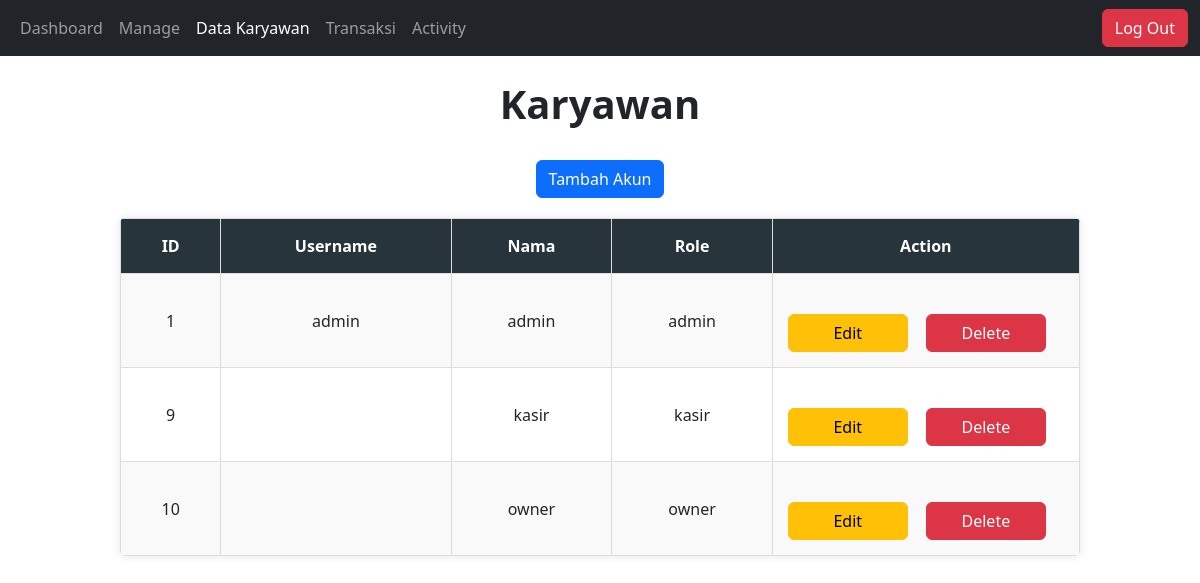
/pages/superadmin/Data-karyawan.php (signed in), run on the app's committed database.
### tables this page shows
CREATE TABLE `users` (
  `id` int(11) NOT NULL,
  `nama` varchar(50) NOT NULL,
  `username` varchar(50) NOT NULL,
  `password` varchar(255) NOT NULL,
  `role` enum('admin','kasir','owner') NOT NULL
);

### pages/superadmin/Data-karyawan.php (the view, shortened to what this page needs)
<?php
require_once('../../db/DB_connection.php');
$role = isset($_SESSION['role']) ? $_SESSION['role'] : null;
$query = "SELECT * FROM users";
$result = $conn->query($query);
?>
<!DOCTYPE html>
<html lang="en">
<head>
    <link rel='stylesheet' href='../../Assets/style/karyawan.css'>
    <link href="https://cdn.jsdelivr.net/npm/bootstrap@5.3.3/dist/css/bootstrap.min.css" rel="stylesheet">
</head>
<body>
<nav class="navbar navbar-expand-lg bg-dark" data-bs-theme="dark">
    <div class="container-fluid">
        <div class="collapse navbar-collapse" id="navbarNavAltMarkup">
            <div class="navbar-nav">
                    <a class="nav-link " aria-current="page" href="../dashboard.php">Dashboard</a>
                <li class="nav-item <?php echo ($role === 'admin') ? '' : 'd-none'; ?>">
                    <a class="nav-link" href="../kasir/manage_product.php">Manage</a>
                </li>
                <li class="nav-item <?php echo ($role !== 'kasir') ? '' : 'd-none'; ?>">
                    <a class="nav-link active" href="">Data Karyawan</a>
                </li>
                <li class="nav-item <?php echo ($role !== 'owner') ? '' : 'd-none'; ?>">
                    <a class="nav-link" href="../kasir/transaksi.php">Transaksi</a>
                </li>
                <li class="nav-item <?php echo ($role !== 'kasir') ? '' : 'd-none'; ?>">
                    <a class="nav-link" href="../activity/log_activity.php">Activity</a>
                </li>
            </div>
        </div>
        <div>
            <form action="../../db/DB_logout.php" method="post">
                <button type="submit" class=" btn btn-danger">Log Out</button>
            </form>
        </div>
    </div>
</nav>
    <center>
        <h1 class="dd mt-4"><b>Karyawan</b></h1>
        <button type="button" class="btn btn-primary mt-4" data-bs-toggle="modal" data-bs-target="#exampleModal">
            Tambah Akun
        </button>
    </center>
    <table>
        <tr>
            <th>ID</th>
            <th>Username</th>
            <th>Nama</th>
            <th>Role</th>
            <th>Action</th>
        </tr>
        <?php foreach ($result as $row): ?>
        <tr>
            <td><?php echo $row["id"]; ?></td>
            <td><?php echo $row["username"]; ?></td>
            <td><?php echo $row["nama"]; ?></td>
            <td><?php echo $row["role"]; ?></td>
            <td class='action-buttons'>
                <form action='' method='get'>
                    <button type='button' class='btn btn-warning edit-button' data-bs-toggle='modal' data-bs-target='#update<?php echo $row['id']; ?>' style='width: 120px; margin-top:25px;'>Edit</button>
                </form>
                <form action='../../db/DB_deleteakun.php' method='post'>
                    <button type='submit' class='btn btn-danger delete-button' name='delete_product' style='width: 120px; margin-top:25px;' onclick="return confirm('Are you sure you want to delete this product?')">Delete</button>
                </form>
            </td>
        </tr>
        <?php endforeach; ?>
    </table>
</body>
</html>

### Assets/style/karyawan.css (style rules this page uses)
body { font-family: Arial, sans-serif; background-color: #f0f0f0; margin: 0; padding: 0; }
table { width: 80%; margin: 20px auto; border-collapse: collapse; border-radius: 5px; overflow: hidden; box-shadow: 0 0 10px rgba(0, 0, 0, 0.1); }
table th, table td { padding: 15px; border: 1px solid #ddd; text-align: center; }
table th { background-color: #28343b; color: white; }
table tr:nth-child(even) { background-color: #f9f9f9; }
.edit-button { float: left; }
.delete-button { float: center; }

### data on the page
users: id "1", username "admin", nama "admin", role "admin"
users: id "9", nama "kasir", role "kasir"
users: id "10", nama "owner", role "owner"
